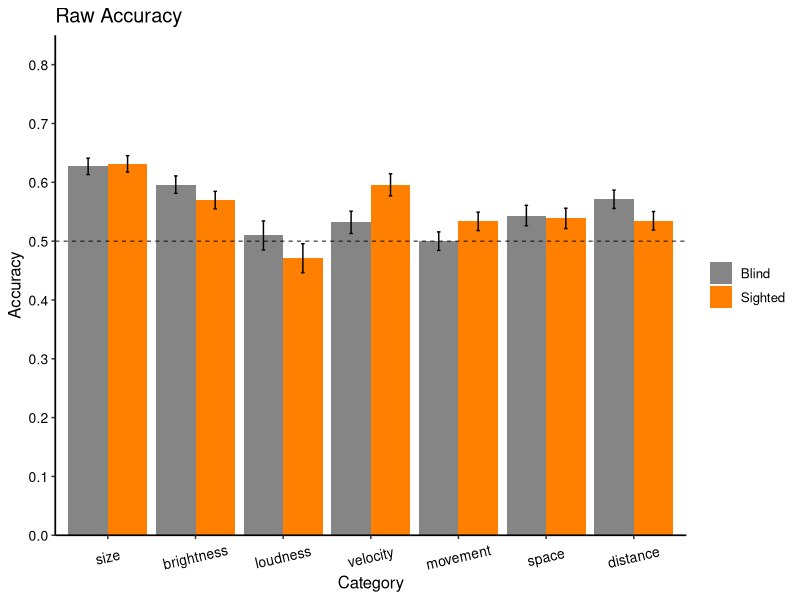
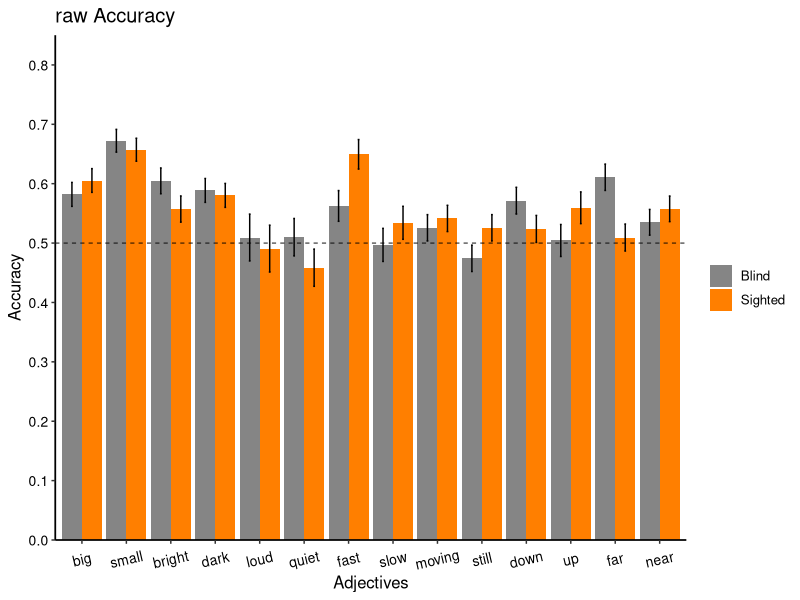

These figures' R source, in order:
## ---- chunk 1
# Load and install (if missing) the recquired packages
list.of.packages <- c("tidyverse", 
                      "knitr", 
                      "reshape2", 
                      "lme4",
                      "nlme",
                      "car")
new.packages <- list.of.packages[!(list.of.packages %in% installed.packages()[,"Package"])]
if(length(new.packages)) install.packages(new.packages)

lapply(list.of.packages, library, character.only = TRUE)

# set script folder as working dir
setwd(dirname(rstudioapi::getActiveDocumentContext()$path))

# set to true to show the code chunk
knitr::opts_chunk$set(echo = TRUE)
## ---- chunk 2

allData<-read.csv("data/allData.csv", header = TRUE)

## ---- chunk 3

allData %>% 
  group_by(pseudoid, group, category) %>% 
  count() %>% 
  pivot_wider(names_from = category, values_from = n) %>% 
  print(n = 46)

## ---- chunk 4

allData$rawAccuracy <- as.integer(allData$response == allData$meaning)

allData %>%
  group_by(group) %>%
  summarize(rawAccuracy = mean(rawAccuracy), 
            .groups = 'keep')


## ---- chunk 5

categoryAccuracy_wide <- allData %>%
  group_by(category, group) %>%
  summarize(rawAccuracy = mean(rawAccuracy), rawAccuracy = mean(rawAccuracy), 
            .groups = 'keep') %>% 
  pivot_wider(names_from = group, values_from = c(rawAccuracy, rawAccuracy))

print(categoryAccuracy_wide)

## ---- chunk 6

categoryAccuracy_tidy <- allData %>%
  group_by(group, category) %>%
  summarize(rawAccuracy_mean = mean(rawAccuracy), 
            rawAccuracy_sd = sd(rawAccuracy),
            n = n(),
            rawAccuracy_se = rawAccuracy_sd / sqrt(n),
            .groups = 'keep')

print(categoryAccuracy_tidy)

ggplot(data = categoryAccuracy_tidy, 
       aes(x = as.factor(category), y = rawAccuracy_mean, fill = group)) +
  geom_bar(stat="identity", position=position_dodge()) +
  theme_classic() +
  scale_fill_manual(values=c('grey52','darkorange1'), labels=c('Blind', 'Sighted')) +
  scale_y_continuous(limits=c(0, 0.85), breaks=seq(0, 0.85, 0.1), expand = c(0,0)) +
  scale_x_discrete(limits=c("1", "3", "4", "6", "7", "8", "9"),
                   labels = c("size", "brightness", "loudness", "velocity", "movement", "space", "distance")) + 
  geom_errorbar(aes(ymin = rawAccuracy_mean - rawAccuracy_se,
                    ymax = rawAccuracy_mean + rawAccuracy_se),
                width = .08,
                position = position_dodge(.9)) +
  labs(x="Category", y="Accuracy") +
  ggtitle("Raw Accuracy") +
  theme(
    text=element_text(size=12), 
    axis.line = element_line(size = 0.6), 
    axis.text.x = element_text(size=10,colour="black",
                               angle = 13,
                               vjust = .5, 
                               hjust = 0.5), 
    axis.text.y = element_text(size=10, colour='black'), 
    legend.title=element_blank())+
  geom_hline(yintercept=c(0.5), linetype="dashed", colour="black", size=0.3)

## ---- chunk 7

rawResult <- glmer(rawAccuracy ~ category + group + category*group +
        (1 | pseudoid) + (1 | language:stimulus), 
      data = allData,
      family = binomial,
      control = glmerControl(optimizer="bobyqa"))

summary(rawResult)

Anova(rawResult)

# calculate odd ratio and confidence intervals
se <- sqrt(diag(vcov(rawResult)))
tab <- cbind(Est = fixef(rawResult),
             LL = fixef(rawResult) - 1.96 * se,
             UL = fixef(rawResult) + 1.96 * se)

# print odd-ratio and confidence interval
print(exp(tab[2:4,]), digits=3)

## ---- chunk 8

cat1 = glmer(rawAccuracy ~ group +
        (1 | pseudoid) + (1 | language:stimulus),
      subset(allData, category == 1),
      family = binomial,
      control=glmerControl(optimizer="bobyqa"))

summary(cat1)

Anova(cat1)

catOne_EB <- subset(allData, category == 1 & group == 'EB')
binom.test(sum(catOne_EB$grade), nrow(catOne_EB), p = .5)

catOne_SC <- subset(allData, category == 1 & group == 'SC')
binom.test(sum(catOne_SC$grade), nrow(catOne_SC), p = .5)

## ---- chunk 9

cat3 = glmer(rawAccuracy ~ group +
        (1 | pseudoid) + (1 | language:stimulus),
      subset(allData, category == 3),
      family = binomial,
      control=glmerControl(optimizer="bobyqa"))

summary(cat3)

Anova(cat3)

catThree_EB <- subset(allData, category == 3 & group == 'EB')
binom.test(sum(catThree_EB$grade), nrow(catThree_EB), p = .5)

catThree_SC <- subset(allData, category == 3 & group == 'SC')
binom.test(sum(catThree_SC$grade), nrow(catThree_SC), p = .5)

## ---- chunk 10

cat4 = glmer(rawAccuracy ~ group +
        (1 | pseudoid) + (1 | language:stimulus),
      subset(allData, category == 4),
      family = binomial,
      control=glmerControl(optimizer="bobyqa"))

summary(cat4)

Anova(cat4)

catFour_EB <- subset(allData, category == 4 & group == 'EB')
binom.test(sum(catFour_EB$grade), nrow(catFour_EB), p = .5)

catFour_SC <- subset(allData, category == 4 & group == 'SC')
binom.test(sum(catFour_SC$grade), nrow(catFour_SC), p = .5)

## ---- chunk 11

cat6 = glmer(rawAccuracy ~ group +
        (1 | pseudoid) + (1 | language:stimulus),
      subset(allData, category == 6),
      family = binomial,
      control=glmerControl(optimizer="bobyqa"))

summary(cat6)

Anova(cat6)

catSix_EB <- subset(allData, category == 6 & group == 'EB')
binom.test(sum(catSix_EB$grade), nrow(catSix_EB), p = .5)

catSix_SC <- subset(allData, category == 6 & group == 'SC')
binom.test(sum(catSix_SC$grade), nrow(catSix_SC), p = .5)

## ---- chunk 12

cat7 = glmer(rawAccuracy ~ group +
        (1 | pseudoid) + (1 | language:stimulus),
      subset(allData, category == 7),
      family = binomial,
      control=glmerControl(optimizer="bobyqa"))

summary(cat7)

Anova(cat7)

catSeven_EB <- subset(allData, category == 7 & group == 'EB')
binom.test(sum(catSeven_EB$grade), nrow(catSeven_EB), p = .5)

catSeven_SC <- subset(allData, category == 7 & group == 'SC')
binom.test(sum(catSeven_SC$grade), nrow(catSeven_SC), p = .5)

## ---- chunk 13

cat8 = glmer(rawAccuracy ~ group +
        (1 | pseudoid) + (1 | language:stimulus),
      subset(allData, category == 8),
      family = binomial,
      control=glmerControl(optimizer="bobyqa"))

summary(cat8)

Anova(cat8)

catEight_EB <- subset(allData, category == 8 & group == 'EB')
binom.test(sum(catEight_EB$grade), nrow(catEight_EB), p = .5)

catEight_SC <- subset(allData, category == 8 & group == 'SC')
binom.test(sum(catEight_SC$grade), nrow(catEight_SC), p = .5)

## ---- chunk 14

cat9 = glmer(rawAccuracy ~ group +
        (1 | pseudoid) + (1 | language:stimulus),
      subset(allData, category == 9),
      family = binomial,
      control=glmerControl(optimizer="bobyqa"))

summary(cat9)

Anova(cat9)

catNine_EB <- subset(allData, category == 9 & group == 'EB')
binom.test(sum(catNine_EB$grade), nrow(catNine_EB), p = .5)

catNine_SC <- subset(allData, category == 9 & group == 'SC')
binom.test(sum(catNine_SC$grade), nrow(catNine_SC), p = .5)

## ---- chunk 15

big = glmer(rawAccuracy ~ group +
        (1 | pseudoid) + (1 | language:stimulus),
      subset(allData, meaning == "big"),
      family = binomial,
      control=glmerControl(optimizer="bobyqa"))

summary(big)

Anova(big)

big_EB <- subset(allData, meaning == "big" & group == 'EB')
binom.test(sum(big_EB$grade), nrow(big_EB), p = .5)

big_SC <- subset(allData, meaning == "big" & group == 'SC')
binom.test(sum(big_EB$grade), nrow(big_EB), p = .5)

## ---- chunk 16

small = glmer(rawAccuracy ~ group +
        (1 | pseudoid) + (1 | language:stimulus),
      subset(allData, meaning == "small"),
      family = binomial,
      control=glmerControl(optimizer="bobyqa"))

summary(small)

Anova(small)

small_EB <- subset(allData, meaning == "small" & group == 'EB')
binom.test(sum(small_EB$grade), nrow(small_EB), p = .5)

small_SC <- subset(allData, meaning == "small" & group == 'SC')
binom.test(sum(small_EB$grade), nrow(small_EB), p = .5)

## ---- chunk 17

bright = glmer(rawAccuracy ~ group +
        (1 | pseudoid) + (1 | language:stimulus),
      subset(allData, meaning == "bright"),
      family = binomial,
      control=glmerControl(optimizer="bobyqa"))

summary(bright)

Anova(bright)

bright_EB <- subset(allData, meaning == "bright" & group == 'EB')
binom.test(sum(bright_EB$grade), nrow(bright_EB), p = .5)

bright_SC <- subset(allData, meaning == "bright" & group == 'SC')
binom.test(sum(bright_SC$grade), nrow(bright_SC), p = .5)

## ---- chunk 18

dark = glmer(rawAccuracy ~ group +
        (1 | pseudoid) + (1 | language:stimulus),
      subset(allData, meaning == "dark"),
      family = binomial,
      control=glmerControl(optimizer="bobyqa"))

summary(dark)

Anova(dark)

dark_EB <- subset(allData, meaning == "dark" & group == 'EB')
binom.test(sum(dark_EB$grade), nrow(dark_EB), p = .5)

dark_SC <- subset(allData, meaning == "dark" & group == 'SC')
binom.test(sum(dark_SC$grade), nrow(dark_SC), p = .5)

## ---- chunk 19

loud = glmer(rawAccuracy ~ group +
        (1 | pseudoid) + (1 | language:stimulus),
      subset(allData, meaning == "loud"),
      family = binomial,
      control=glmerControl(optimizer="bobyqa"))

summary(loud)

Anova(loud)

loud_EB <- subset(allData, meaning == "loud" & group == 'EB')
binom.test(sum(loud_EB$grade), nrow(loud_EB), p = .5)

loud_SC <- subset(allData, meaning == "loud" & group == 'SC')
binom.test(sum(loud_SC$grade), nrow(loud_SC), p = .5)

## ---- chunk 20

quiet = glmer(rawAccuracy ~ group +
        (1 | pseudoid) + (1 | language:stimulus),
      subset(allData, meaning == "quiet"),
      family = binomial,
      control=glmerControl(optimizer="bobyqa"))

summary(quiet)

Anova(quiet)

quiet_EB <- subset(allData, meaning == "quiet" & group == 'EB')
binom.test(sum(quiet_EB$grade), nrow(quiet_EB), p = .5)

quiet_SC <- subset(allData, meaning == "quiet" & group == 'SC')
binom.test(sum(quiet_SC$grade), nrow(quiet_SC), p = .5)

## ---- chunk 21

fast = glmer(rawAccuracy ~ group +
        (1 | pseudoid) + (1 | language:stimulus),
      subset(allData, meaning == "fast"),
      family = binomial,
      control=glmerControl(optimizer="bobyqa"))

summary(fast)

Anova(fast)

fast_EB <- subset(allData, meaning == "fast" & group == 'EB')
binom.test(sum(fast_EB$grade), nrow(fast_EB), p = .5)

fast_SC <- subset(allData, meaning == "fast" & group == 'SC')
binom.test(sum(fast_SC$grade), nrow(fast_SC), p = .5)

## ---- chunk 22

slow = glmer(rawAccuracy ~ group +
        (1 | pseudoid) + (1 | language:stimulus),
      subset(allData, meaning == "slow"),
      family = binomial,
      control=glmerControl(optimizer="bobyqa"))

summary(slow)

Anova(slow)

slow_EB <- subset(allData, meaning == "slow" & group == 'EB')
binom.test(sum(slow_EB$grade), nrow(slow_EB), p = .5)

slow_SC <- subset(allData, meaning == "slow" & group == 'SC')
binom.test(sum(slow_SC$grade), nrow(slow_SC), p = .5)

## ---- chunk 23

moving = glmer(rawAccuracy ~ group +
        (1 | pseudoid) + (1 | language:stimulus),
      subset(allData, meaning == "moving"),
      family = binomial,
      control=glmerControl(optimizer="bobyqa"))

summary(moving)

Anova(moving)

moving_EB <- subset(allData, meaning == "moving" & group == 'EB')
binom.test(sum(moving_EB$grade), nrow(moving_EB), p = .5)

moving_SC <- subset(allData, meaning == "moving" & group == 'SC')
binom.test(sum(moving_SC$grade), nrow(moving_SC), p = .5)

## ---- chunk 24

still = glmer(rawAccuracy ~ group +
        (1 | pseudoid) + (1 | language:stimulus),
      subset(allData, meaning == "still"),
      family = binomial,
      control=glmerControl(optimizer="bobyqa"))

summary(still)

Anova(still)

still_EB <- subset(allData, meaning == "still" & group == 'EB')
binom.test(sum(still_EB$grade), nrow(still_EB), p = .5)

still_SC <- subset(allData, meaning == "still" & group == 'SC')
binom.test(sum(still_SC$grade), nrow(still_SC), p = .5)

## ---- chunk 25

down = glmer(rawAccuracy ~ group +
        (1 | pseudoid) + (1 | language:stimulus),
      subset(allData, meaning == "down"),
      family = binomial,
      control=glmerControl(optimizer="bobyqa"))

summary(down)

Anova(down)

down_EB <- subset(allData, meaning == "down" & group == 'EB')
binom.test(sum(down_EB$grade), nrow(down_EB), p = .5)

down_SC <- subset(allData, meaning == "down" & group == 'SC')
binom.test(sum(down_SC$grade), nrow(down_SC), p = .5)

## ---- chunk 26

up = glmer(rawAccuracy ~ group +
        (1 | pseudoid) + (1 | language:stimulus),
      subset(allData, meaning == "up"),
      family = binomial,
      control=glmerControl(optimizer="bobyqa"))

summary(up)

Anova(up)

up_EB <- subset(allData, meaning == "up" & group == 'EB')
binom.test(sum(up_EB$grade), nrow(up_EB), p = .5)

up_SC <- subset(allData, meaning == "up" & group == 'SC')
binom.test(sum(up_SC$grade), nrow(up_SC), p = .5)

## ---- chunk 27

far = glmer(rawAccuracy ~ group +
        (1 | pseudoid) + (1 | language:stimulus),
      subset(allData, meaning == "far"),
      family = binomial,
      control=glmerControl(optimizer="bobyqa"))

summary(far)

Anova(far)

far_EB <- subset(allData, meaning == "far" & group == 'EB')
binom.test(sum(far_EB$grade), nrow(far_EB), p = .5)

far_SC <- subset(allData, meaning == "far" & group == 'SC')
binom.test(sum(far_SC$grade), nrow(far_SC), p = .5)

## ---- chunk 28

near = glmer(rawAccuracy ~ group +
        (1 | pseudoid) + (1 | language:stimulus),
      subset(allData, meaning == "near"),
      family = binomial,
      control=glmerControl(optimizer="bobyqa"))

summary(near)

Anova(near)

near_EB <- subset(allData, meaning == "near" & group == 'EB')
binom.test(sum(near_EB$grade), nrow(near_EB), p = .5)

near_SC <- subset(allData, meaning == "near" & group == 'SC')
binom.test(sum(near_SC$grade), nrow(near_SC), p = .5)

## ---- chunk 29

adjAccuracy_tidy <- allData %>%
  group_by(group, meaning) %>%
  summarize(rawAccuracy_mean = mean(rawAccuracy), rawAccuracy_mean = mean(rawAccuracy), 
            rawAccuracy_sd = sd(rawAccuracy), rawAccuracy_sd = sd(rawAccuracy),
            n = n(),
            rawAccuracy_se = rawAccuracy_sd / sqrt(n), rawAccuracy_se = rawAccuracy_sd / sqrt(n),
            .groups = 'keep')
print(categoryAccuracy_tidy)

ggplot(data = adjAccuracy_tidy, 
       aes(x = as.factor(meaning), y = rawAccuracy_mean, fill = group)) +
  geom_bar(stat="identity", position=position_dodge()) +
  theme_classic() +
  scale_fill_manual(values=c('grey52','darkorange1'), labels=c('Blind', 'Sighted')) +
  scale_y_continuous(limits=c(0, 0.85), breaks=seq(0, 0.85, 0.1), expand = c(0,0)) +
  scale_x_discrete(limits=c("big", "small", "bright", "dark", "loud", "quiet", "fast", "slow", "moving", "still", "down", "up", "far", "near"),
                   labels = c("big", "small", "bright", "dark", "loud", "quiet", "fast", "slow", "moving", "still", "down", "up", "far", "near")) +
  
    geom_errorbar(aes(ymin = rawAccuracy_mean - rawAccuracy_se,
                    ymax = rawAccuracy_mean + rawAccuracy_se),
                width = .08,
                position = position_dodge(.9)) +
  
  labs(x="Adjectives", y="Accuracy") +
  ggtitle("raw Accuracy") +
  theme(
    text=element_text(size=12), 
    axis.line = element_line(size = 0.6), 
    axis.text.x = element_text(size=10,colour="black",
                               angle = 13,
                               vjust = .5, 
                               hjust = 0.5), 
    axis.text.y = element_text(size=10, colour='black'), 
    legend.title=element_blank())+
  geom_hline(yintercept=c(0.5), linetype="dashed", colour="black", size=0.3)
